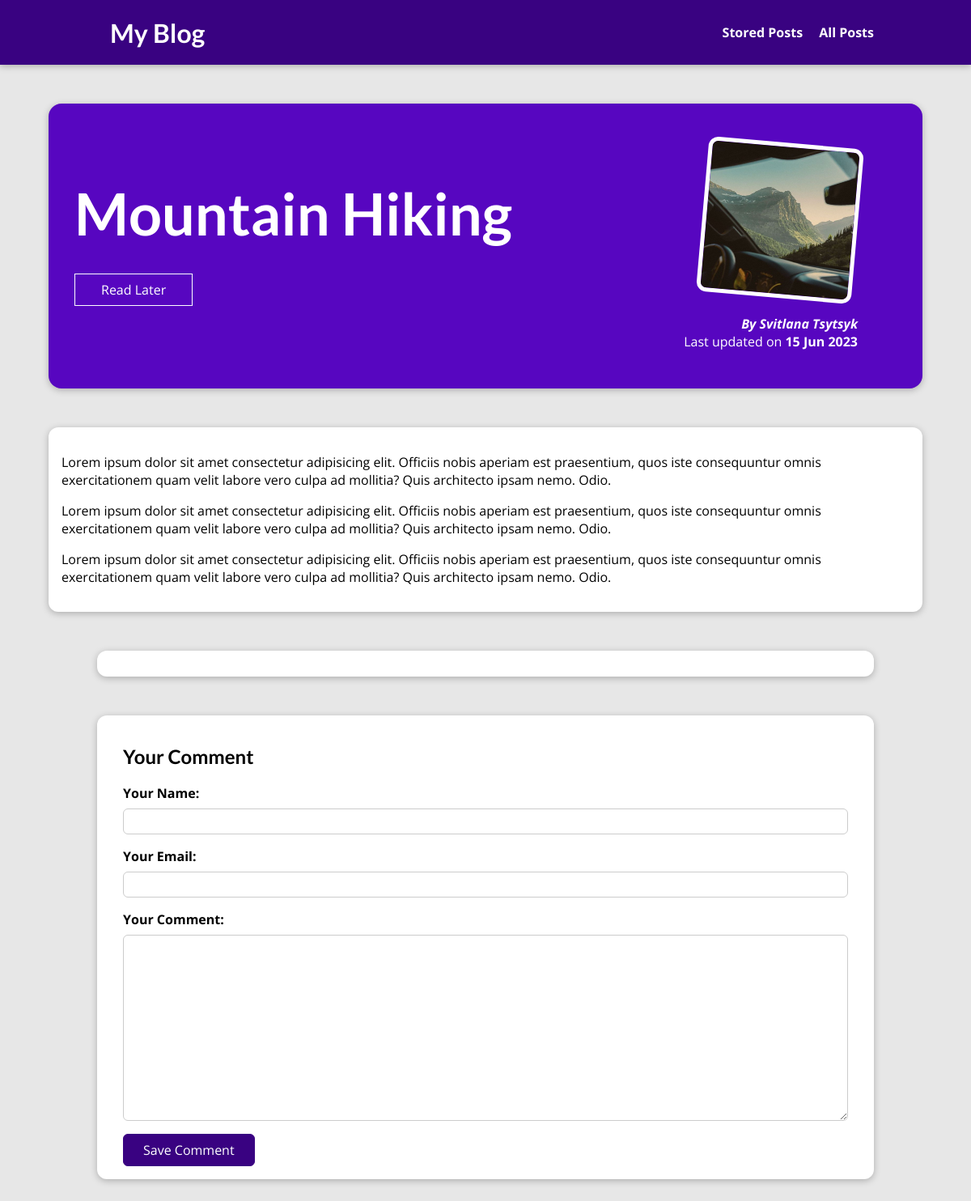
The page /posts/hike-in-the-mountains on the database its author committed.
### blog/models.py (models this page shows, shortened)
class Post(models.Model):
    title = models.CharField(max_length=150)
    excert=models.CharField(max_length=200)
    image = models.ImageField(upload_to="posts", null=True)
    date=models.DateField(auto_now=True)
    slug = models.SlugField(unique=True)
    content=models.TextField(validators=[MinLengthValidator(10)])
    author=models.ForeignKey(Author, on_delete=models.SET_NULL, null=True, related_name="posts")
    tags=models.ManyToManyField(Tag)

class Author(models.Model):
    first_name = models.CharField(max_length=100)
    last_name = models.CharField(max_length=100)
    email_address=models.EmailField()
    def full_name(self):
        return f"{self.first_name} {self.last_name}"
    def __str__(self):
        return self.full_name()

### blog/views.py (the view, shortened to what this page needs)
# urls.py: path("posts/<slug:slug>", views.SinglePostView.as_view(),
class SinglePostView(View):
    def is_stored_post(self, request, post_id):
        stored_posts = request.session.get("stored_posts")
        if stored_posts is not None:
            is_saved_for_later = post_id in stored_posts
        else:
            is_saved_for_later = False
        return is_saved_for_later
    def get(self, request, slug):
        post=Post.objects.get(slug=slug)
        context={
            "post": post,
            "post_tag": post.tags.all(),
            "comment_form": CommentForm(),
            "comments" : post.comments.all().order_by("-id"),
            "is_saved_for_later": self.is_stored_post(request, post.id)
        }
        return render(request, "blog/post-detail.html", context)

### blog/forms.py
class CommentForm(forms.ModelForm):
    class Meta:
        model=Comment
        exclude = ["post"]
        labels = {
            "user_name": "Your Name",
            "user_email": "Your Email",
            "text": "Your Comment"
        }

### blog/templates/blog/post-detail.html (shortened to what this page needs)
{% extends "base.html" %}
{% load static %}
{% block css_files %}
<link rel="stylesheet" href="{% static "blog/post-detail.css" %}" />
{% endblock %}
{% block content %}
<section id="summary">
  <h2>{{ post.title }}</h2>
  <div id="read-later">
    <form action="{% url "read-later" %}" method="POST">
      <button>
        {% if is_saved_for_later %}
          Remove from "Read Later" List
        {% else %}
          Read Later
        {% endif %}
      </button>
    </form>
  </div>
  <article>
    <img src="{{ post.image.url }}" alt="{{ post.title }}" />
    <address>By <a href="mailto:{{ post.author.email_address }}">{{ post.author }}</a></address>
    <div>Last updated on <time>{{ post.date|date:"d M Y" }}</time></div>
  </article>
</section>
<main>
  {{ post.content|linebreaks }}
</main>
<section id="comments">
</section>
<section id="comment-form">
  <h2>Your Comment</h2>
  <form action="{% url "post-detail-page" post.slug %}" method="POST">
    {% for form_field in comment_form %}
      <div class="form-control {% if form_field.errors %}invalid{% endif %}">
        {{ form_field.label_tag }}
        {{ form_field }}
      </div>
    {% endfor %}
    <button>Save Comment</button>
  </form>
</section>
{% endblock %}

### static/app.css (style rules this page uses)
* { box-sizing: border-box; }
html { font-family: 'Open Sans', 'Lato', sans-serif; }
body { margin: 0; }
h1, h2, h3 { font-family: 'Lato', sans-serif; font-weight: bold; }

### blog/static/blog/post-detail.css (style rules this page uses)
body { background-color: #e7e7e7; }
#summary { margin: 8rem auto 3rem auto; padding: 2rem; width: 90%; max-width: 90rem; border-radius: 16px; background-color: #5706c0; position: relative; box-shadow: 0 2px 8px rgba(0, 0, 0, 0.25); height: 22rem; }
#summary h2 { color: white; font-size: 4.5rem; margin-bottom: 0.25rem; }
#summary article { position: absolute; top: 2rem; right: 3rem; padding: 1rem 2rem; border-radius: 12px; text-align: right; color: white; }
#summary article img { width: 12rem; height: 12rem; border-radius: 12px; transform: rotateZ(5deg); border: 5px solid white; margin-bottom: 1rem; }
#summary address { font-weight: bold; }
#summary a { color: white; text-decoration: none; }
#summary time { font-weight: bold; }
#read-later { margin: 2rem 0; }
#read-later button { background-color: transparent; border: 1px solid white; padding: 0.5rem 2rem; font: inherit; color: white; cursor: pointer; }
main { width: 90%; max-width: 90rem; margin: 3rem auto; background-color: white; padding: 1rem; border-radius: 12px; box-shadow: 0 2px 8px rgba(0, 0, 0, 0.25); }
#comment-form { margin: 3rem auto; width: 90%; max-width: 40rem; border-radius: 12px; background-color: white; box-shadow: 0 2px 8px rgba(0, 0, 0, 0.25); padding: 1rem; }
#comment-form button { font: inherit; background-color: #390281; color: white; border: 1px solid #390281; padding: 0.5rem 1.5rem; border-radius: 6px; cursor: pointer; }
.form-control { margin-bottom: 1rem; }
.form-control label { font-weight: bold; margin-bottom: 0.5rem; display: block; }
.form-control input, .form-control textarea { display: block; width: 100%; font: inherit; padding: 0.25rem; border-radius: 6px; border: 1px solid #ccc; }
#comments, #comment-form { margin: 3rem auto; width: 90%; max-width: 60rem; border-radius: 12px; background-color: white; box-shadow: 0 2px 8px rgba(0, 0, 0, 0.25); padding: 1rem 2rem; }

### rows shown on the page
Post: title "Mountain Hiking", image (picture), author "Svitlana Tsytsyk", date "15 Jun 2023", content "Lorem ipsum dolor sit amet consectetur adipisicing elit. Officiis nobis aperiam est praesentium, quos iste consequuntur omnis exercitationem quam velit labore vero culpa ad mollitia? Quis architecto ipsam nemo. Odio. Lorem ipsum dolor sit amet consectetur adipisicing elit. Officiis nobis aperiam est praesentium, quos iste consequuntur omnis exercitationem quam velit labore vero culpa ad mollitia? Quis architecto ipsam nemo. Odio. Lorem ipsum dolor sit amet consectetur adipisicing elit. Officiis nobis aperiam est praesentium, quos iste consequuntur omnis exercitationem quam velit labore vero culpa ad mollitia? Quis architecto ipsam nemo. Odio."
